Frame 1 (no input): blank canvas, image omitted
Frame 60 (no input): blank canvas, image omitted
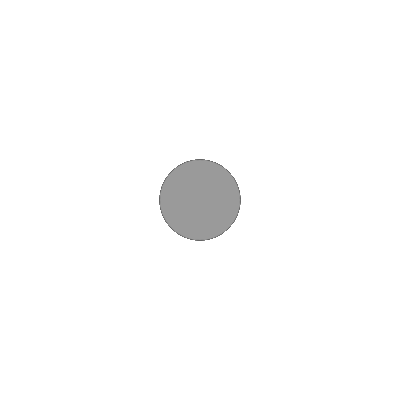
Frame 120 (the mouse pressed at the canvas centre since frame 60)

The p5.js sketch whose frames 1 and 60 were blank and that drew this single picture after the mouse press (run headless with seeded random() and noise() and a simulated clock; from frame 60 on, the mouse is pressed at the canvas centre):

// p5.js sketch
// ── sketch.js
function setup() {
  createCanvas(400, 400);
}

function draw() {
  if (mouseIsPressed) {
    var num = random(0, 255);
    stroke(num);
    fill(num);
  } else {
    stroke(255);
    fill(255);
  }
  ellipse(mouseX, mouseY, 80, 80);
}
